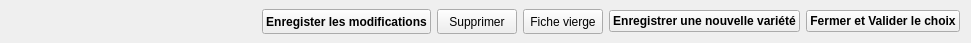
        <widget class="QWidget" name="layoutWidget_3">
         <property name="geometry">
          <rect>
           <x>10</x>
           <y>260</y>
           <width>971</width>
           <height>43</height>
          </rect>
         </property>
         <layout class="QHBoxLayout" name="horizontalLayout_9">
          <property name="topMargin">
           <number>9</number>
          </property>
          <property name="bottomMargin">
           <number>9</number>
          </property>
          <item>
           <spacer name="horizontalSpacer_4">
            <property name="orientation">
             <enum>Qt::Horizontal</enum>
            </property>
            <property name="sizeHint" stdset="0">
             <size>
              <width>40</width>
              <height>20</height>
             </size>
            </property>
           </spacer>
          </item>
          <item>
           <widget class="QPushButton" name="pushButton_Modifier_plantes">
            <property name="minimumSize">
             <size>
              <width>0</width>
              <height>25</height>
             </size>
            </property>
            <property name="maximumSize">
             <size>
              <width>16777215</width>
              <height>25</height>
             </size>
            </property>
            <property name="font">
             <font>
              <weight>75</weight>
              <bold>true</bold>
             </font>
            </property>
            <property name="text">
             <string>Enregister les modifications</string>
            </property>
           </widget>
          </item>
          <item>
           <widget class="QPushButton" name="pushButton_supprimer_plantes">
            <property name="minimumSize">
             <size>
              <width>0</width>
              <height>25</height>
             </size>
            </property>
            <property name="maximumSize">
             <size>
              <width>16777215</width>
              <height>25</height>
             </size>
            </property>
            <property name="text">
             <string>Supprimer</string>
            </property>
           </widget>
          </item>
          <item>
           <widget class="QPushButton" name="pushButton_Nouveau_plantes">
            <property name="minimumSize">
             <size>
              <width>0</width>
              <height>25</height>
             </size>
            </property>
            <property name="maximumSize">
             <size>
              <width>16777215</width>
              <height>25</height>
             </size>
            </property>
            <property name="text">
             <string>Fiche vierge</string>
            </property>
           </widget>
          </item>
          <item>
           <widget class="QPushButton" name="pushButton_enregistrerVariete">
            <property name="font">
             <font>
              <weight>75</weight>
              <bold>true</bold>
             </font>
            </property>
            <property name="text">
             <string>Enregistrer une nouvelle variété</string>
            </property>
            <property name="icon">
             <iconset resource="../openjardin.qrc">
              <normaloff>:/images/Valider.png</normaloff>:/images/Valider.png</iconset>
            </property>
           </widget>
          </item>
          <item>
           <widget class="QPushButton" name="pushButton_fermer">
            <property name="font">
             <font>
              <weight>75</weight>
              <bold>true</bold>
             </font>
            </property>
            <property name="text">
             <string>Fermer et Valider le choix</string>
            </property>
           </widget>
          </item>
         </layout>
        </widget>
